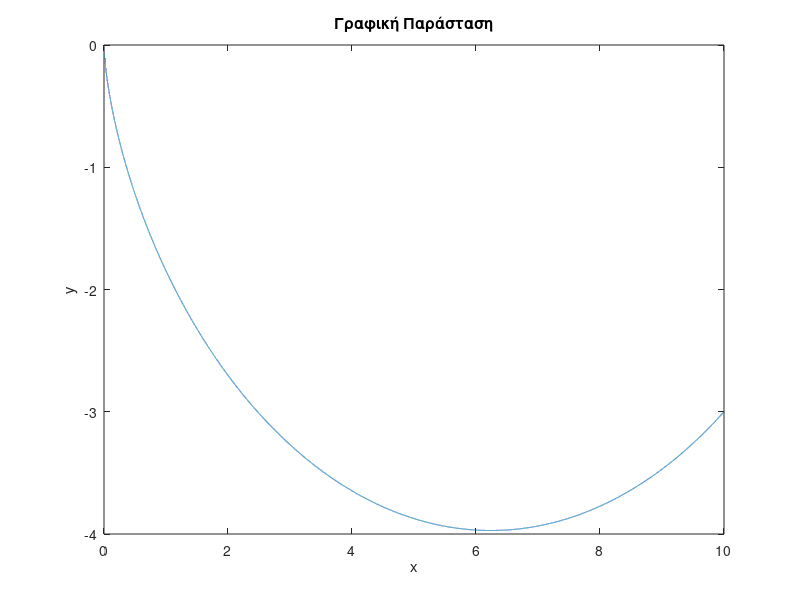

Source code (MATLAB):
clc;
clear;
%Προσομοίωση με τις εξισώσεις που βγάλαμε 
t=0:-0.0001:-4.1762;
x=-1.98562*(t-sin(t));
y=-1.98562*(1-cos(t));

plot(x,y);
xlabel('x');
ylabel('y');
title('Γραφική Παράσταση');
